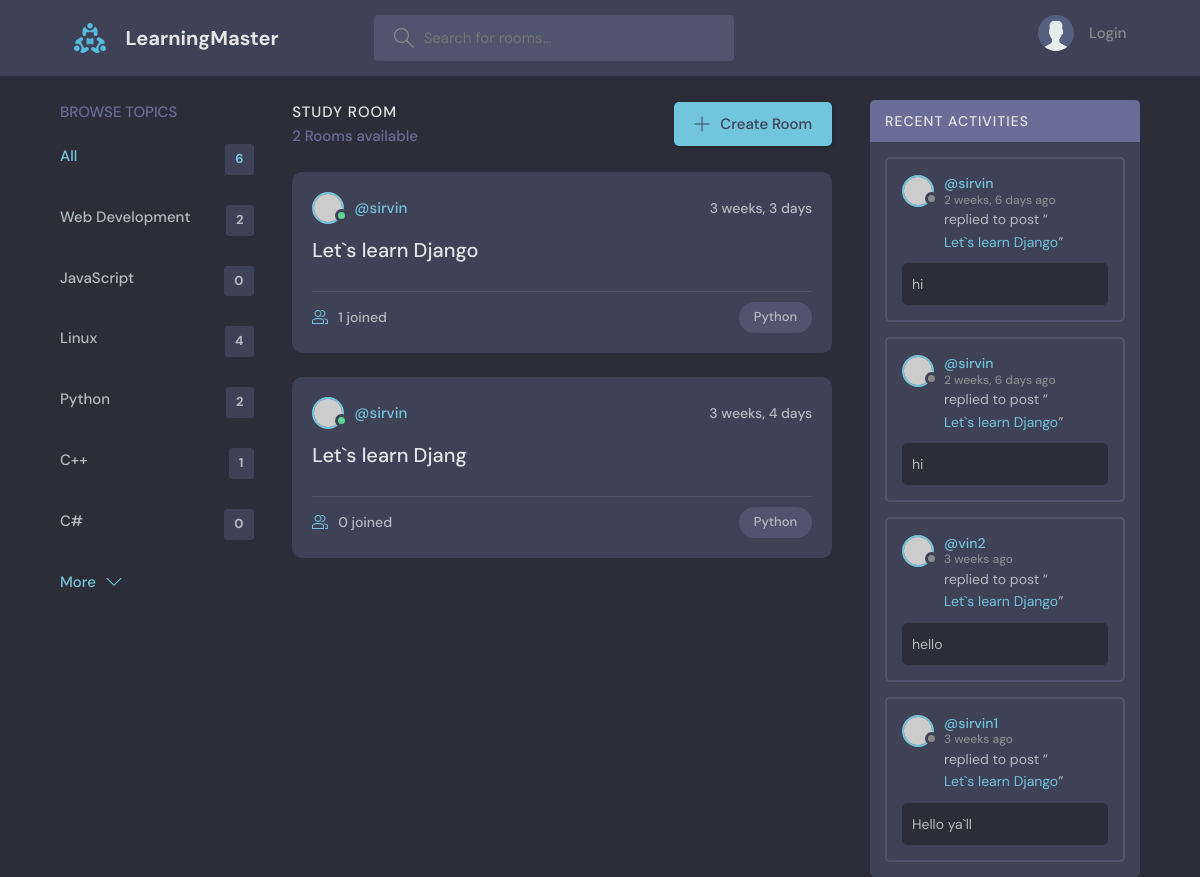
Page /?q=Python on the committed database.
### base/models.py (models this page shows, shortened)
class Topic(models.Model):
    name = models.CharField(max_length=200)

class Room(models.Model):
    host = models.ForeignKey(User, on_delete= models.SET_NULL, null=True)
    topic = models.ForeignKey(Topic, on_delete= models.SET_NULL, null=True)
    name = models.CharField(max_length=200)
    description = models.TextField(null=True, blank=True)
    participants = models.ManyToManyField(User,related_name='participants',blank=True)
    updated = models.DateTimeField(auto_now=True)
    created = models.DateTimeField(auto_now_add=True)
    class Meta:
        ordering = [
            '-updated','-created'
        ]
    def __str__(self):
        return self.name

class Message(models.Model):
    user = models.ForeignKey(User, on_delete=models.CASCADE)
    room = models.ForeignKey(Room, on_delete= models.CASCADE)
    body = models.TextField()
    updated = models.DateTimeField(auto_now=True)
    created = models.DateTimeField(auto_now_add=True)
    class Meta:
        ordering = [
            '-updated','-created'
        ]

### base/views.py (the view)
# urls.py: path('',views.home, name="home"),
def home(request):
    q = request.GET.get('q') if request.GET.get('q') != None else ''
    rooms = Room.objects.filter(
        Q(topic__name__contains = q) |
        Q(name__icontains = q) |
        Q(description__icontains = q)
    )
    topics = Topic.objects.all()
    room_count =  rooms.count()
    room_messages = Message.objects.filter(Q(room__topic__name__contains=q))
    context = {'rooms':rooms, 'topics':topics,
    'room_count':room_count,'room_messages':room_messages}
    return render(request,'base/home.html',context)

### base/templates/base/home.html (shortened to what this page needs)
    {% extends 'main.html' %}
    {% block content %}
    <main class="layout layout--3">
      <div class="container">
        {% include 'base/topics_comp.html' %}
        <div class="roomList">
          <div class="roomList__header">
            <div>
              <h2>Study Room</h2>
              <p>{{room_count}} Rooms available</p>
            </div>
            <a class="btn btn--main" href="{% url 'create-room' %}">
              <svg version="1.1" xmlns="http://www.w3.org/2000/svg" width="32" height="32" viewBox="0 0 32 32">
                <title>add</title>
                <path
                  d="M16.943 0.943h-1.885v14.115h-14.115v1.885h14.115v14.115h1.885v-14.115h14.115v-1.885h-14.115v-14.115z"
                ></path>
              </svg>
              Create Room
            </a>
          </div>
        {% include 'base/feed_comp.html' %}
        </div>
        {% include 'base/activity_comp.html' %}
      </div>
    </main>
   {% endblock content %}

### base/templates/base/topics_comp.html
<div class="topics">
  <div class="topics__header">
    <h2>Browse Topics</h2>
  </div>
  <ul class="topics__list">
    <li>
      <a href="{% url 'home' %}" class="active">All <span>{{topics.count}}</span></a>
    </li>
    {% for topic in topics %}
    <li>
      <a href="{% url 'home'%}?q={{topic.name}}">{{topic.name}} <span>{{topic.room_set.all.count}}</span></a>
    </li>
    {% endfor %}
  </ul>
  <a class="btn btn--link" href="topics.html">
    More
    <svg version="1.1" xmlns="http://www.w3.org/2000/svg" width="32" height="32" viewBox="0 0 32 32">
      <title>chevron-down</title>
      <path d="M16 21l-13-13h-3l16 16 16-16h-3l-13 13z"></path>
    </svg>
  </a>
</div>

### base/templates/base/feed_comp.html (shortened to what this page needs)
{% for room in rooms %}
<div class="roomListRoom">
  <div class="roomListRoom__header">
    <a href="{% url 'user-profile' user.id %}" class="roomListRoom__author">
      <div class="avatar avatar--small active">
        <img src="https://randomuser.me/api/portraits/men/11.jpg" />
      </div>
      <span>@{{room.host.username}}</span>
    </a>
    <div class="roomListRoom__actions">
      <span>{{room.created|timesince    }}</span>
    </div>
  </div>
  <div class="roomListRoom__content">
    <a href="{% url 'room' room.id %}">{{room.name}}</a>
  </div>
  <div class="roomListRoom__meta">
    <a href="{% url 'room' room.id %}" class="roomListRoom__joined">
      {{room.participants.all.count}} joined
    </a>
    <p class="roomListRoom__topic">{{room.topic.name}}</p>
  </div>
</div>
{% endfor %}

### base/templates/base/activity_comp.html (shortened to what this page needs)
<div class="activities">
  <div class="activities__header">
    <h2>Recent Activities</h2>
  </div>
  {% for message in room_messages%}
  <div class="activities__box">
    <div class="activities__boxHeader roomListRoom__header">
      <a href="{% url 'user-profile' message.user.id %}" class="roomListRoom__author">
        <div class="avatar avatar--small">
          <img src="https://randomuser.me/api/portraits/women/11.jpg" />
        </div>
        <p>
          @{{message.user}}
          <span>  {{message.created|timesince}} ago</span>
        </p>
      </a>
    </div>
    <div class="activities__boxContent">
      <p>replied to post “<a href="{% url 'room' message.room.id %}">{{message.room}}</a>”</p>
      <div class="activities__boxRoomContent">
        {{message.body}}
      </div>
    </div>
  </div>
  {% endfor %}
</div>

### rows in the picture
Topic: name "Web Development", room_set.all.count "2"
Topic: name "JavaScript", room_set.all.count "0"
Topic: name "Linux", room_set.all.count "4"
Topic: name "Python", room_set.all.count "2"
Topic: name "C++", room_set.all.count "1"
Topic: name "C#", room_set.all.count "0"
Room: host.username "sirvin", created "3 weeks, 3 days", name "Let`s learn Django", participants.all.count "1", topic.name "Python"
Room: host.username "sirvin", created "3 weeks, 4 days", name "Let`s learn Djang", participants.all.count "0", topic.name "Python"
Message: user "sirvin", created "2 weeks, 6 days", room "Let`s learn Django", body "hi"
Message: user "sirvin", created "2 weeks, 6 days", room "Let`s learn Django", body "hi"
Message: user "vin2", created "3 weeks", room "Let`s learn Django", body "hello"
Message: user "sirvin1", created "3 weeks", room "Let`s learn Django", body "Hello ya`ll"

### other values in the picture
{{ topics.count }} "6"
{{ room_count }} "2"
